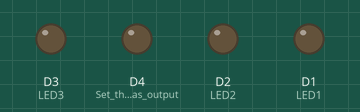
This sketch was run on a simulated ESP8266 (NodeMCU). Parts: output pins drawn as LEDs (lit = HIGH). WiFi joins after 1.5 s; servers stay silent unless stated; what the sketch prints to the serial monitor is not drawn.

Above: at 0.0 s.
At 2.6 s:
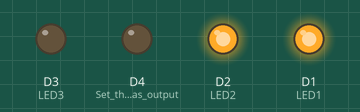
Timing chart, 0 to 4.1 s (numbered marks = the images above):
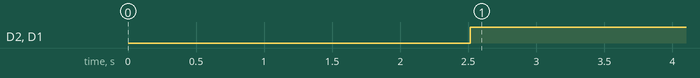

The sketch:

ESP_8266_WiFi_Signal_Test.ino
```cpp
#include <ESP8266WiFi.h>

// WiFi credentials
const char* ssid = "EnterYourSSIDHere"; // Change SSID
const char* password = "EnterYourPasswordHere"; // Change Password

// Define LED pins
const int LED1 = D1; // Weak signal LED
const int LED2 = D2; // Moderate signal LED
const int LED3 = D3; // Strong signal LED

void setup() {
  pinMode(LED1, OUTPUT);
  pinMode(LED2, OUTPUT);
  pinMode(LED3, OUTPUT);
  pinMode(LED_BUILTIN, OUTPUT);  // Set the LED pin as output
  Serial.begin(115200);
  while (!Serial); // Wait for the serial port to connect
  delay(1000); // Wait for the serial monitor to stabilize
  Serial.flush(); // Clear any garbage characters
  Serial.println("Starting up");
  delay(10);
  Serial.println('\n');

  WiFi.begin(ssid, password);  // Connect to the network
  Serial.print("Connecting to ");
  Serial.print(ssid);
  Serial.println(" ...");

  int connectCount = 0;
  while (WiFi.status() != WL_CONNECTED) {
    delay(500);
    Serial.print(".");
    connectCount++;
    if (connectCount > 20) {  // Timeout after 10 seconds
      Serial.println(" Failed to connect.");
      return; // Stop further execution if connection failed
    }
  }

  if (WiFi.status() == WL_CONNECTED) {
    Serial.println("\nConnection established!");
    Serial.print("IP address:\t");
    Serial.println(WiFi.localIP());
  }
}

void loop() {
  if (WiFi.status() == WL_CONNECTED) {
    int rssi = WiFi.RSSI();
    Serial.print("RSSI: ");
    Serial.print(rssi);
    Serial.println(" dBm");

    // Update LED states based on signal strength
    if (rssi > -50) {  // Strong signal
      digitalWrite(LED1, HIGH);
      digitalWrite(LED2, HIGH);
      digitalWrite(LED3, HIGH);
    } else if (rssi > -70) {  // Moderate signal
      digitalWrite(LED1, HIGH);
      digitalWrite(LED2, HIGH);
      digitalWrite(LED3, LOW);
    } else {  // Weak signal
      digitalWrite(LED1, HIGH);  // Only LED1 blinks
      digitalWrite(LED2, LOW);
      digitalWrite(LED3, LOW);
      delay(500);
      digitalWrite(LED1, LOW);   // Turn off LED1
      delay(500);
    }

    delay(2000);  // Main loop delay
  } else {
    Serial.println("Trying to connect...");
    digitalWrite(LED_BUILTIN, HIGH);  // Turn the LED on
    delay(250);                       // Wait for 250 milliseconds
    digitalWrite(LED_BUILTIN, LOW);   // Turn the LED off
    delay(250);                       // Wait for 250 milliseconds
    WiFi.begin(ssid, password);       // Retry connection
  }
}
```

Measured:
- by itself, D2 (LED2), D1 (LED1): LOW → HIGH at 2.5 s
